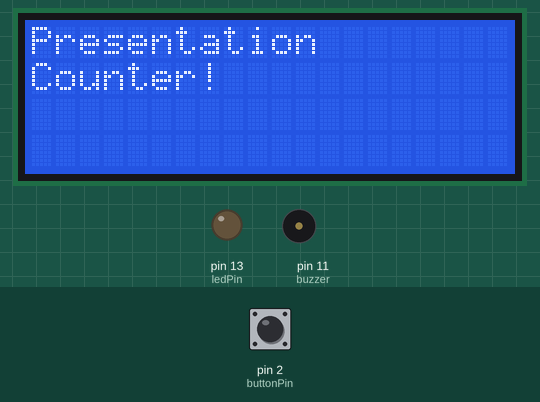
Simulated run of this sketch. Board: Arduino Uno, built with avr-gcc and run on an emulated ATmega328P. Shown: 20×4 character LCD, output pins drawn as LEDs (lit = HIGH), buzzer (waves = sounding, pin HIGH). The inputs (shaded band) are chosen by the test bench; at power-on: pin 2 (buttonPin) LOW.

Above: at 0.1 s.
At 4.2 s:
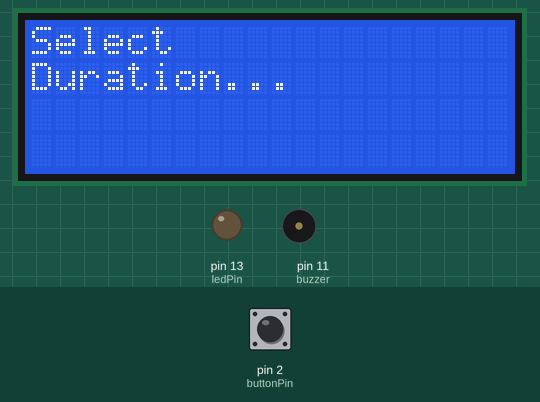
At 6.2 s:
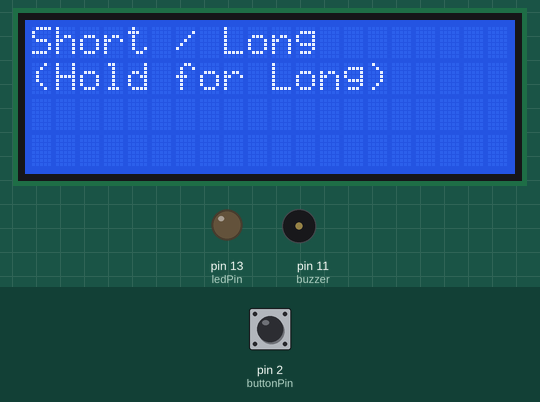
At 8.7 s:
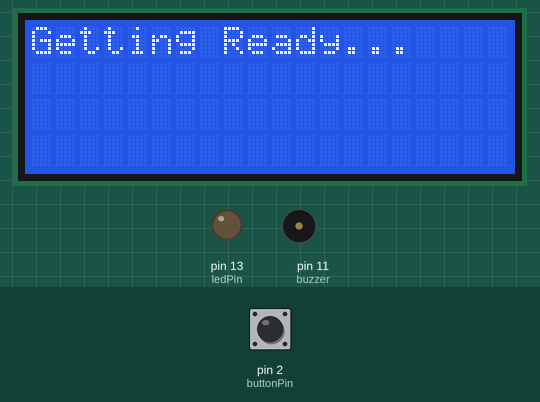
At 13.5 s:
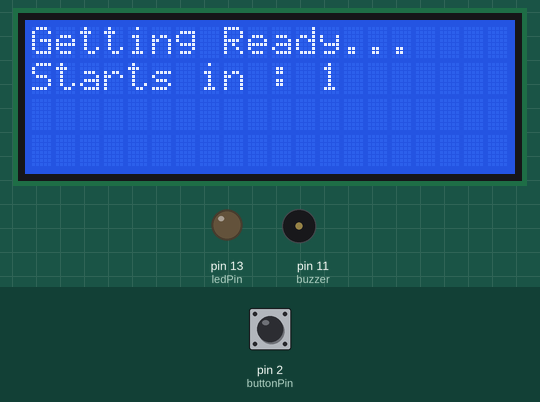
At 38.3 s:
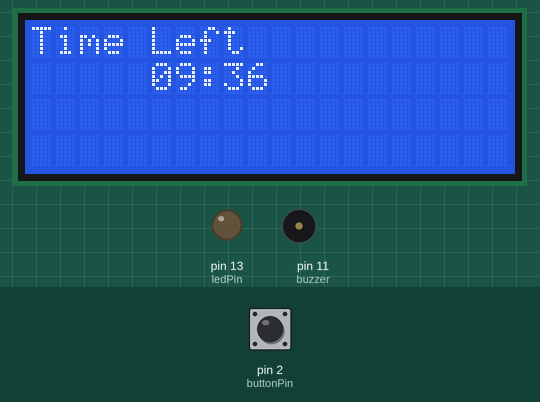

The sketch:

PresentationCounter.ino
```cpp
#include <LiquidCrystal_I2C.h>

#define REST      0
#define NOTE_AS4 466
#define NOTE_F5  698
#define NOTE_C6  1047
#define NOTE_AS5 932
#define NOTE_A5  880
#define NOTE_G5  784
#define NOTE_F6  1397

int buzzer = 11;
const int buttonPin = 2;
const int ledPin = 13;

const int tempo = 108;
const int totalSeconds = 60;
const int shortPresentationMinutes = 10;
const int longPresentationMinutes = 15;

int melody[] = {
  NOTE_AS4,8, NOTE_AS4,8, NOTE_AS4,8,
  NOTE_F5,2, NOTE_C6,2,
  NOTE_AS5,8, NOTE_A5,8, NOTE_G5,8, NOTE_F6,2
};

int notes = sizeof(melody) / sizeof(melody[0]) / 2;
int wholenote = (60000 * 4) / tempo;
int divider = 0, noteDuration = 0;

void playTune() {
  int ledState = 0;
  unsigned long prevMillis = millis();
  for (int thisNote = 0; thisNote < notes * 2; thisNote = thisNote + 2) {
    unsigned long currMillis = millis();
    if(ledState == 0 && (currMillis - prevMillis) >= 250){
      digitalWrite(ledPin, HIGH);
      prevMillis = currMillis;
      ledState = 1;
    }else if(ledState == 1 && (currMillis - prevMillis) >= 250){
      digitalWrite(ledPin, LOW);
      prevMillis = currMillis;
      ledState = 0;
    }
    divider = melody[thisNote + 1];
    if (divider > 0) {
      noteDuration = (wholenote) / divider;
    } else if (divider < 0) {
      noteDuration = (wholenote) / abs(divider);
      noteDuration *= 1.5;
    }
    tone(buzzer, melody[thisNote], noteDuration*0.9);

    delay(noteDuration);

    noTone(buzzer);
  }
}

LiquidCrystal_I2C mainLCD(0x27,20,4);

void PresentationCounter(int duration){
  for(int minutes = duration - 1; minutes >= 0; minutes--){
    if(minutes < 10){
      mainLCD.setCursor(5, 1);
      mainLCD.print("0");
      mainLCD.setCursor(6, 1);
      mainLCD.print(minutes);
    }else{
      mainLCD.setCursor(5, 1);
      mainLCD.print(minutes);
    }
    mainLCD.setCursor(7, 1);
    mainLCD.print(":");
    bool toggle = false;
    for(int seconds = totalSeconds - 1; seconds >= 0; seconds--){
      if(seconds < 10){
        mainLCD.setCursor(8, 1);
        mainLCD.print("0");
        mainLCD.setCursor(9, 1);
        mainLCD.print(seconds);
      }else{
        mainLCD.setCursor(8, 1);
        mainLCD.print(seconds);
      }
      if(minutes < 1){
        if(toggle){
          mainLCD.setBacklight(1);
          delay(1000);
          toggle = false;
        }else{
          mainLCD.setBacklight(0);
          delay(1000);
          toggle = true;
       }
      }else{
        delay(1000);
      }
    }
  }
  mainLCD.clear();
  mainLCD.setCursor(5,0);
  mainLCD.print("Times");
  mainLCD.setCursor(6,1);
  mainLCD.print("Up!");
  playTune();
}

int durationOfTimer(){
  mainLCD.setCursor(0, 0);
  mainLCD.print("Select");
  mainLCD.setCursor(0, 1);
  mainLCD.print("Duration...");
  delay(2000);
  mainLCD.clear();
  mainLCD.setCursor(0, 0);
  mainLCD.print("Short / Long");
  mainLCD.setCursor(0, 1);
  mainLCD.print("(Hold for Long)");
  delay(1500);
  int buttonState = digitalRead(buttonPin);
  if(buttonState == HIGH){
    return 1;
  }else{
    return 0;
  }
  delay(2000);
}

void execute()
{
  mainLCD.clear();
  delay(1000);
  int type = durationOfTimer();
  delay(1000);
  mainLCD.clear();
  mainLCD.setCursor(0, 0);
  mainLCD.print("Getting Ready...");
  delay(1000);
  for(int countdown = 3; countdown > 0; countdown--){
    mainLCD.setCursor(0, 1);
    mainLCD.print("Starts in : ");
    mainLCD.setBacklight(0);
    delay(750);
    mainLCD.setCursor(12,1);
    mainLCD.print(countdown);
    mainLCD.setBacklight(1);
    delay(750);
  }
  delay(1000);
  mainLCD.clear();
  mainLCD.setCursor(0, 0);
  mainLCD.print("Time Left");
  switch(type){
    case 0:
      PresentationCounter(shortPresentationMinutes);
      break;
    case 1:
      PresentationCounter(longPresentationMinutes);
      break;
  }
  mainLCD.setCursor(0, 0);
  mainLCD.print("Hold button");
  mainLCD.setCursor(0, 1);
  mainLCD.print("to continue..");
}

void setup()
{
  pinMode(buzzer, OUTPUT);
  pinMode(buttonPin, INPUT);
  pinMode(ledPin, OUTPUT);

  mainLCD.init();
  mainLCD.clear();
  mainLCD.setBacklight(1);
  mainLCD.setCursor(0, 0);
  mainLCD.print("Presentation");
  mainLCD.setCursor(0, 1);
  mainLCD.print("Counter!");
  delay(3000);
  mainLCD.clear();
  execute();
}

void loop(){
  delay(3000);
  int buttonState = digitalRead(buttonPin);
  if(buttonState == HIGH){
    execute();
  }
}
```

Measured:
- what the display in image 1 shows lasts 2.0 s, from 4.1 s to 6.1 s
- what the display in image 2 shows lasts 2.6 s, from 6.1 s to 8.7 s
- what the display in image 3 shows lasts 1.0 s, from 8.7 s to 9.7 s
- what the display in image 4 shows lasts 1.7 s, from 13.5 s to 15.2 s
